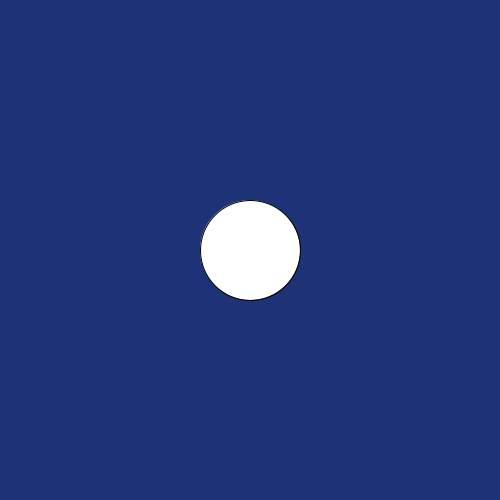
Frame 1 (no input)
Frame 60 (the mouse pressed at the canvas centre just before this capture): identical to frame 1, image omitted
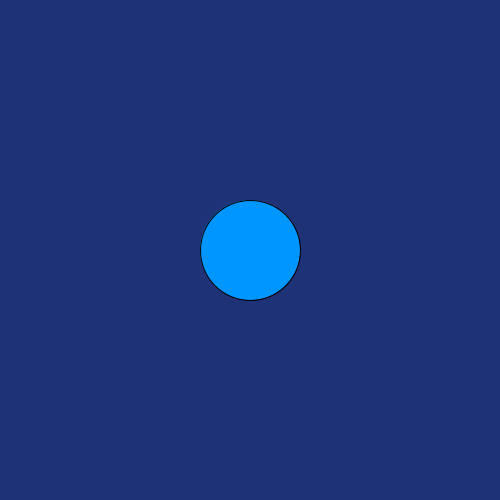
Frame 120 (the mouse held since frame 60 and released just before this capture)

The Processing sketch that drew these frames (run headless with seeded random() and noise(); from frame 60 on, the mouse is pressed at the canvas centre):

// Processing sketch: Mouse_Pressed
// ── Mouse_Pressed.pde
int circleSize;
float xPos, yPos;
int distance;
color circleColor;
boolean circlePressed;

void setup(){
  size(500,500);
  background(30,50,120);
  
  xPos = width/2;
  yPos = height/2;
  
  circleSize = 100;
}

void draw(){
  distance = int(dist(xPos, yPos, mouseX, mouseY));
  println(distance);
  if(distance<circleSize/2){
   circleColor = color(0,150,255);
  } else {
   circleColor = color(255);
  }
  background(30,50,120);
  fill(circleColor);
  ellipse(xPos, yPos, circleSize, circleSize);
}

void mousePressed(){
  if(distance<circleSize/2){
    circlePressed = true;
    println(circlePressed);
  } else {
    circlePressed = false;
  }
  if(circlePressed == true){
    xPos = random(50,450);
    yPos = random(50,450);
  }
}
